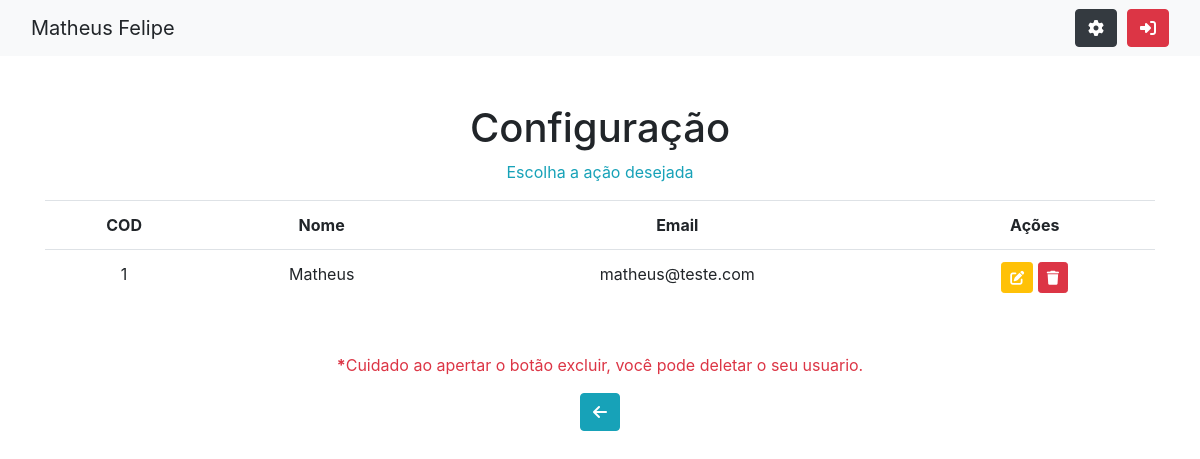
Screenshot of /config.php (signed in) with the database file from the repository.
### tables this page shows
CREATE TABLE `usuario` (
  `id` int(11) NOT NULL,
  `nome` varchar(70) NOT NULL,
  `email` varchar(70) NOT NULL,
  `senha` varchar(70) NOT NULL
);

### config.php (the view, shortened to what this page needs)
<?php
require_once 'bd_venda.php';
$idUsuarioLogado = $_SESSION['usuario']['id'];
$sql = "SELECT * FROM usuario WHERE id = $idUsuarioLogado";
$result = $conexao->query($sql);
if ($result->num_rows == 1) {
    $usuario = $result->fetch_assoc();
} else {
    echo "Usuário não encontrado.";
    header('Location: cadastro.php');
    exit;
}
?>
<!DOCTYPE html>
<html>
<head>
    <link rel="stylesheet" href="https://cdn.jsdelivr.net/npm/bootstrap@4.1.3/dist/css/bootstrap.min.css"
>
</head>
<body>
    <nav class="navbar navbar-light bg-light">
        <div class="container-fluid">
            <a class="navbar-brand">Matheus Felipe</a>
            <div class="d-flex">
                <li class="nav-item" style="list-style: none;">
                    <a class='btn btn-dark text-white' href='config.php' data-toggle="tooltip" data-placement="bottom" title='Configuração'>
                        <i class="fa-solid fa-gear"></i>
                    </a>
                </li>
                <li class="nav-item" style="list-style: none; margin-left: 10px;">
                    <a href="logout.php" class="btn btn-danger" data-toggle="tooltip" data-placement="bottom" title='Sair'>
                        <i class="fa-solid fa-right-to-bracket"></i>
                    </a>
                </li>
            </div>
        </div>
    </nav>
    <div class="container text-center mt-5">
        <h1>Configuração</h1>
        <p class="text-info">Escolha a ação desejada</p>
        <table class="table">
            <tr>
                <th>COD</th>
                <th>Nome</th>
                <th>Email</th>
                <th>Ações</th>
            </tr>
            <tr>
                <td>
                    <?php echo $usuario['id']; ?>
                </td>
                <td>
                    <?php echo $usuario['nome']; ?>
                </td>
                <td>
                    <?php echo $usuario['email']; ?>
                </td>
                <td>
                    <a class='btn btn-sm btn-warning text-white'
                        href='editar_usuario.php?id=<?php echo $usuario['id']; ?>' data-toggle="tooltip" data-placement="top" title='Editar'>
                        <i class="fa-solid fa-pen-to-square"></i>
                    </a>
                    <a class='btn btn-sm btn-danger' href='excluir_usuario.php?id=<?php echo $usuario['id']; ?>'
                    data-toggle="tooltip" data-placement="top" title='Deletar'>
                        <i class="fa-solid fa-trash"></i>
                    </a>
                </td>
            </tr>
        </table>
        <p class="text-danger text-center mt-5"><b>*</b>Cuidado ao apertar o botão excluir, você pode deletar o seu usuario.</p>
        <a class='btn btn-info text-white' href='produtos.php' data-toggle="tooltip" data-placement="top" title='Voltar'>
            <i class="fa-solid fa-arrow-left"></i>
        </a>
    </div>
</body>
</html>

### config.php (style rules this page uses)
a { title }

### rows the page displays
usuario: id "1", nome "Matheus", email "matheus@teste.com"
